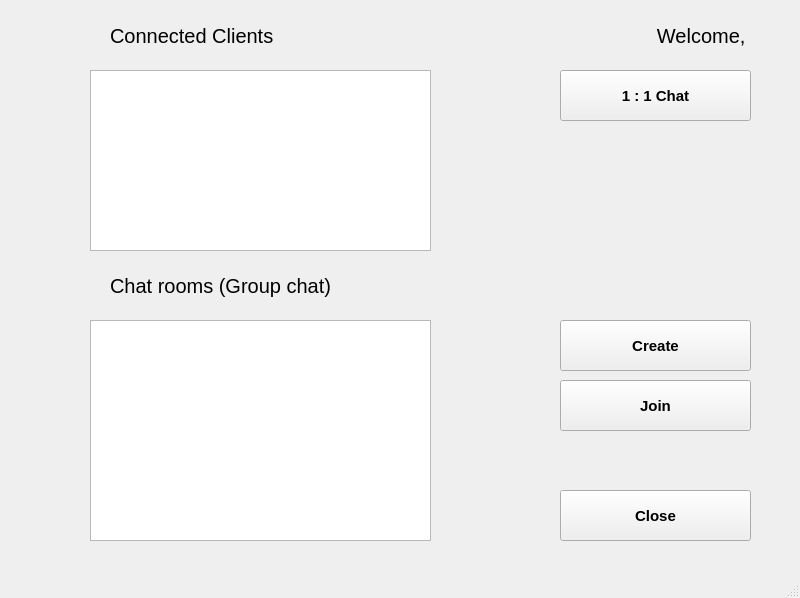
<?xml version="1.0" encoding="UTF-8"?>
<ui version="4.0">
 <class>Connected</class>
 <widget class="QMainWindow" name="Connected">
  <property name="geometry">
   <rect>
    <x>0</x>
    <y>0</y>
    <width>800</width>
    <height>598</height>
   </rect>
  </property>
  <property name="windowTitle">
   <string>Chatroom</string>
  </property>
  <widget class="QWidget" name="centralwidget">
   <widget class="QLabel" name="Chatroom">
    <property name="geometry">
     <rect>
      <x>110</x>
      <y>10</y>
      <width>211</width>
      <height>51</height>
     </rect>
    </property>
    <property name="font">
     <font>
      <pointsize>15</pointsize>
     </font>
    </property>
    <property name="text">
     <string>Connected Clients</string>
    </property>
   </widget>
   <widget class="QListWidget" name="connectedclient_list">
    <property name="geometry">
     <rect>
      <x>90</x>
      <y>70</y>
      <width>341</width>
      <height>181</height>
     </rect>
    </property>
   </widget>
   <widget class="QListWidget" name="chatroom_list">
    <property name="geometry">
     <rect>
      <x>90</x>
      <y>320</y>
      <width>341</width>
      <height>221</height>
     </rect>
    </property>
   </widget>
   <widget class="QLabel" name="Chatroom_label2">
    <property name="geometry">
     <rect>
      <x>110</x>
      <y>260</y>
      <width>311</width>
      <height>51</height>
     </rect>
    </property>
    <property name="font">
     <font>
      <pointsize>15</pointsize>
     </font>
    </property>
    <property name="text">
     <string>Chat rooms (Group chat)</string>
    </property>
   </widget>
   <widget class="QPushButton" name="onetoone_button">
    <property name="geometry">
     <rect>
      <x>560</x>
      <y>70</y>
      <width>191</width>
      <height>51</height>
     </rect>
    </property>
    <property name="styleSheet">
     <string notr="true">font: bold 15px;</string>
    </property>
    <property name="text">
     <string>1 : 1 Chat</string>
    </property>
   </widget>
   <widget class="QPushButton" name="createroom_button">
    <property name="geometry">
     <rect>
      <x>560</x>
      <y>320</y>
      <width>191</width>
      <height>51</height>
     </rect>
    </property>
    <property name="styleSheet">
     <string notr="true">font: bold 15px;</string>
    </property>
    <property name="text">
     <string>Create</string>
    </property>
   </widget>
   <widget class="QPushButton" name="joinroom_button">
    <property name="geometry">
     <rect>
      <x>560</x>
      <y>380</y>
      <width>191</width>
      <height>51</height>
     </rect>
    </property>
    <property name="styleSheet">
     <string notr="true">font: bold 15px;</string>
    </property>
    <property name="text">
     <string>Join</string>
    </property>
   </widget>
   <widget class="QPushButton" name="closeconnected_button">
    <property name="geometry">
     <rect>
      <x>560</x>
      <y>490</y>
      <width>191</width>
      <height>51</height>
     </rect>
    </property>
    <property name="styleSheet">
     <string notr="true">font: bold 15px;</string>
    </property>
    <property name="text">
     <string>Close</string>
    </property>
   </widget>
   <widget class="QLabel" name="welcome_label">
    <property name="geometry">
     <rect>
      <x>460</x>
      <y>10</y>
      <width>291</width>
      <height>51</height>
     </rect>
    </property>
    <property name="font">
     <font>
      <pointsize>15</pointsize>
     </font>
    </property>
    <property name="text">
     <string>Welcome, &lt;User&gt;</string>
    </property>
    <property name="alignment">
     <set>Qt::AlignRight|Qt::AlignTrailing|Qt::AlignVCenter</set>
    </property>
   </widget>
   <widget class="QPushButton" name="connected_refresh_button">
    <property name="geometry">
     <rect>
      <x>550</x>
      <y>170</y>
      <width>0</width>
      <height>51</height>
     </rect>
    </property>
    <property name="styleSheet">
     <string notr="true">font: bold 15px;</string>
    </property>
    <property name="text">
     <string/>
    </property>
   </widget>
   <widget class="QPushButton" name="connected_refresh_group_button">
    <property name="geometry">
     <rect>
      <x>0</x>
      <y>0</y>
      <width>0</width>
      <height>51</height>
     </rect>
    </property>
    <property name="styleSheet">
     <string notr="true">font: bold 15px;</string>
    </property>
    <property name="text">
     <string/>
    </property>
   </widget>
  </widget>
  <widget class="QStatusBar" name="statusbar"/>
 </widget>
 <resources/>
 <connections/>
</ui>
